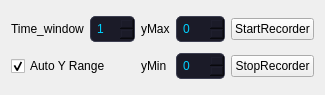
            <widget class="QWidget" name="widget_5" native="true">
             <property name="sizePolicy">
              <sizepolicy hsizetype="Preferred" vsizetype="Preferred">
               <horstretch>0</horstretch>
               <verstretch>1</verstretch>
              </sizepolicy>
             </property>
             <property name="maximumSize">
              <size>
               <width>16777215</width>
               <height>95</height>
              </size>
             </property>
             <layout class="QGridLayout" name="gridLayout_5">
              <item row="1" column="4">
               <widget class="QPushButton" name="recorderStartButton">
                <property name="text">
                 <string>StartRecorder</string>
                </property>
               </widget>
              </item>
              <item row="1" column="3">
               <widget class="QSpinBox" name="yMaxSpinBox">
                <property name="styleSheet">
                 <string notr="true">QDoubleSpinBox, QSpinBox, QLineEdit {
    background-color: #1B1B28;
    border: 1px solid #3D3F51;
    border-radius: 5px;
    padding: 4px;
    color: #00D1FF; /* 科技蓝数字 */
}</string>
                </property>
                <property name="minimum">
                 <number>-10</number>
                </property>
                <property name="maximum">
                 <number>10</number>
                </property>
               </widget>
              </item>
              <item row="1" column="0">
               <widget class="QLabel" name="label_6">
                <property name="text">
                 <string>Time_window</string>
                </property>
               </widget>
              </item>
              <item row="1" column="2">
               <widget class="QLabel" name="label_10">
                <property name="text">
                 <string>yMax</string>
                </property>
               </widget>
              </item>
              <item row="1" column="1">
               <widget class="QSpinBox" name="timeWindowSpinBox">
                <property name="styleSheet">
                 <string notr="true">QDoubleSpinBox, QSpinBox, QLineEdit {
    background-color: #1B1B28;
    border: 1px solid #3D3F51;
    border-radius: 5px;
    padding: 4px;
    color: #00D1FF; /* 科技蓝数字 */
}</string>
                </property>
                <property name="minimum">
                 <number>1</number>
                </property>
                <property name="maximum">
                 <number>10</number>
                </property>
               </widget>
              </item>
              <item row="2" column="3">
               <widget class="QSpinBox" name="yMinSpinBox">
                <property name="styleSheet">
                 <string notr="true">QDoubleSpinBox, QSpinBox, QLineEdit {
    background-color: #1B1B28;
    border: 1px solid #3D3F51;
    border-radius: 5px;
    padding: 4px;
    color: #00D1FF; /* 科技蓝数字 */
}</string>
                </property>
                <property name="minimum">
                 <number>-10</number>
                </property>
                <property name="maximum">
                 <number>10</number>
                </property>
               </widget>
              </item>
              <item row="2" column="2">
               <widget class="QLabel" name="label_8">
                <property name="text">
                 <string>yMin</string>
                </property>
               </widget>
              </item>
              <item row="2" column="4">
               <widget class="QPushButton" name="recorderStopButton">
                <property name="text">
                 <string>StopRecorder</string>
                </property>
               </widget>
              </item>
              <item row="2" column="0" colspan="2">
               <widget class="QCheckBox" name="autoRangeCheckBox">
                <property name="text">
                 <string>Auto Y Range</string>
                </property>
                <property name="checked">
                 <bool>true</bool>
                </property>
               </widget>
              </item>
             </layout>
            </widget>
